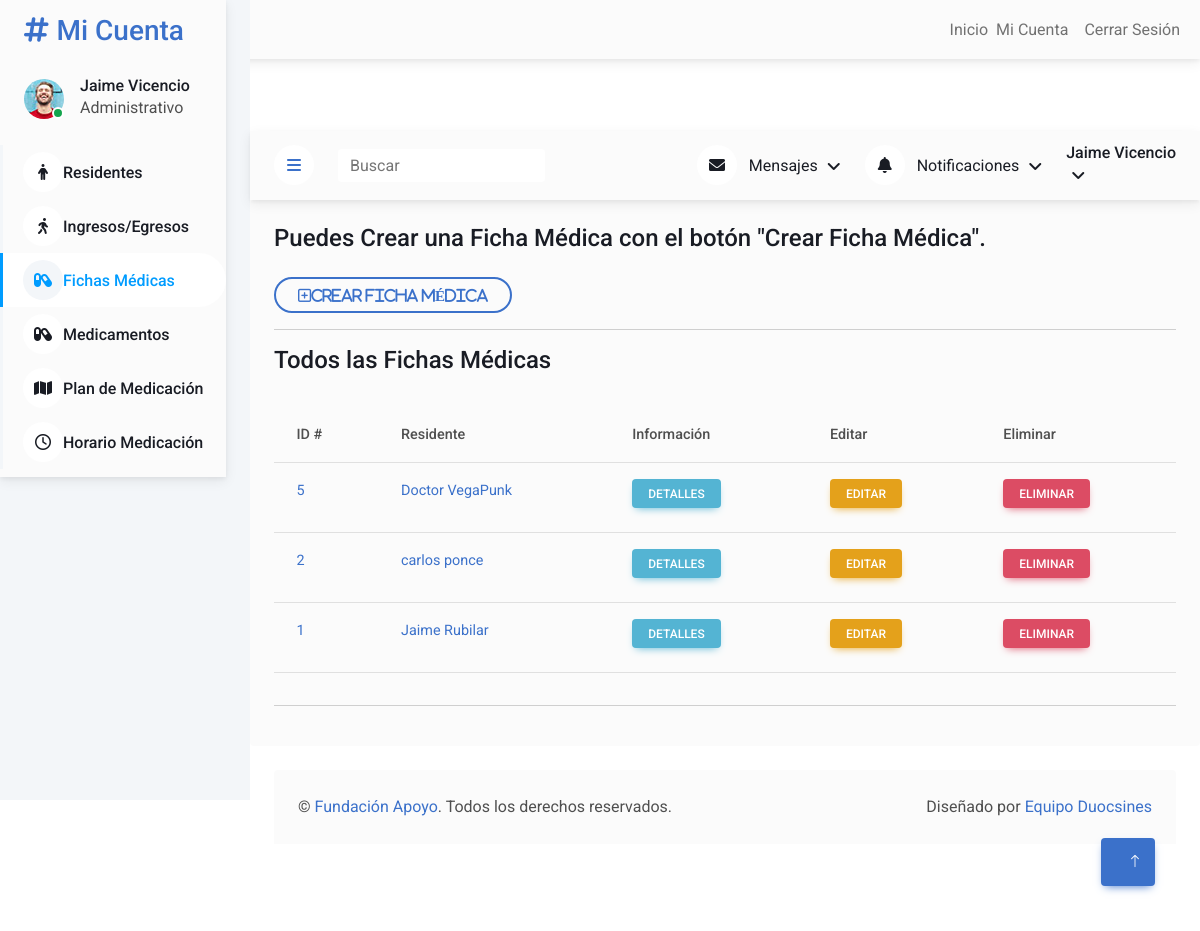
Page /users/fichamedica/ (signed in) on the committed database.
### users/models.py (models this page shows, shortened)
class FichaMedica(models.Model):
    residente = models.OneToOneField(Residente, on_delete=models.CASCADE)
    alergias = models.TextField(blank=True)
    enfermedades_cronicas = models.TextField(blank=True)
    cirugias_previas = models.TextField(blank=True)
    vacunas = models.TextField(blank=True)
    restricciones_dieteticas = models.TextField(blank=True)
    necesidades_especificas = models.TextField(blank=True)
    cuidado_especializado = models.TextField(blank=True)
    notas = models.TextField(blank=True)
    def get_update_url(self):
        return reverse("users:users-fichamedica-update", kwargs={'pk': self.pk})
    def get_detail_url(self):
        return reverse("users:users-fichamedica-detail", kwargs={'pk': self.pk})

class Residente(models.Model):
    nombre_apellido = models.CharField(max_length=100)
    rut = models.CharField(max_length=20)
    nacionalidad = models.CharField(max_length=50, default='Chileno/a')
    fecha_nacimiento = models.DateField()
    estado_civil = models.CharField(max_length=20, choices=ESTADO_CIVIL_CHOICES)
    genero = models.CharField(max_length=1, choices=GENERO_CHOICES)
    direccion = models.CharField(max_length=200)
    comuna = models.CharField(max_length=100)
    celular = models.CharField(max_length=20)
    estado_en_hogar = models.CharField(max_length=1, choices=ESTADO_EN_HOGAR_CHOICES, default='I')
    fecha_admision = models.DateField(null=True, blank=True)
    fecha_egreso = models.DateField(null=True, blank=True)
    def __str__(self):
        return self.nombre_apellido

### users/views.py (the view)
# urls.py: path('fichamedica/', FichaMedicaListView.as_view(), name='users-fichamedica-list'),
class FichaMedicaListView(LoginRequiredMixin, StaffRequiredMixin, ListView):
    model = FichaMedica
    template_name = 'users/fichamedica_list.html'
    context_object_name = 'fichasmedicas'
    def get_queryset(self):
        queryset = super().get_queryset()
        queryset = queryset.order_by('-id')
        return queryset

### users/mixins.py (called while the page is built)
    def dispatch(self, request, *args, **kwargs):
        if not request.user.is_authenticated or not request.user.is_staff:
            raise PermissionDenied
        return super().dispatch(request, *args, **kwargs)

### users/templates/users/fichamedica_list.html (shortened to what this page needs)
{% extends "users/base.html" %}
{% load static %}
{% block content %}
<div class="container-xxl position-relative bg-white d-flex p-0">
        <div class="sidebar pe-4 pb-3">
            <nav class="navbar bg-light navbar-light">
                <a href="{% url 'users:users-residente-list' %}" class="navbar-brand mx-4 mb-3">
                    <h3 class="text-primary"><i class="fa fa-hashtag me-2"></i>Mi Cuenta</h3>
                </a>
                <div class="d-flex align-items-center ms-4 mb-4">
                    <div class="position-relative">
                        <img class="rounded-circle" src="{% static 'users/img/user.jpg' %}" alt="" style="width: 40px; height: 40px;">
                        <div class="bg-success rounded-circle border border-2 border-white position-absolute end-0 bottom-0 p-1"></div>
                    </div>
                    <div class="ms-3">
                        <h6 class="mb-0"> {{ request.user.first_name|capfirst }} {{ request.user.last_name|capfirst }}</h6>
                        {% if request.user.groups.first %}
                        <span class="d-none d-lg-inline-flex">{{ request.user.groups.first.name }}</span>
                        {% else %}
                        <span class="d-none d-lg-inline-flex">Sin grupo Asignado</span>
                        {% endif %}
                    </div>
                </div>
                <div class="navbar-nav w-100">
                    <a href="{% url 'users:users-residente-list' %}" class="nav-item nav-link"><i class="fa-solid fa-person"></i>Residentes</a>
                    <a href="{% url 'users:users-residente-ingreso-egreso-list' %}" class="nav-item nav-link "><i class="fa-solid fa-person-walking"></i></i>Ingresos/Egresos</a>
                    <a href="{% url 'users:users-fichamedica-list' %}" class="nav-item nav-link active"><i class="fa-solid fa-capsules"></i>Fichas Médicas</a>
                    <a href="{% url 'users:users-medicamento-list' %}" class="nav-item nav-link "><i class="fa-solid fa-capsules"></i>Medicamentos</a>
                    <a href="{% url 'users:users-planmedicacion-list' %}" class="nav-item nav-link"><i class="fa-solid fa-map"></i></i>Plan de Medicación</a>
                    <a href="{% url 'users:users-dosismedicamento-list' %}" class="nav-item nav-link"><i class="fa-regular fa-clock"></i>Horario Medicación</a>
                </div>
            </nav>
        </div>
<div class="content">
    <nav class="navbar navbar-expand bg-light navbar-light sticky-top px-4 py-0">
        <a href="#" class="sidebar-toggler flex-shrink-0">
            <i class="fa fa-bars"></i>
        </a>
        <form class="d-none d-md-flex ms-4">
            <input class="form-control border-0" type="search" placeholder="Buscar">
        </form>
        <div class="navbar-nav align-items-center ms-auto">
            <div class="nav-item dropdown">
                <a href="#" class="nav-link dropdown-toggle" data-bs-toggle="dropdown">
                    <i class="fa fa-envelope me-lg-2"></i>
                    <span class="d-none d-lg-inline-flex">Mensajes</span>
                </a>
            </div>
            <div class="nav-item dropdown">
                <a href="#" class="nav-link dropdown-toggle" data-bs-toggle="dropdown">
                    <i class="fa fa-bell me-lg-2"></i>
                    <span class="d-none d-lg-inline-flex">Notificaciones</span>
                </a>
            </div>
            <div class="nav-item dropdown">
                <a href="#" class="nav-link dropdown-toggle" data-bs-toggle="dropdown">
                    <h6 class="mb-0"> {{ request.user.first_name|capfirst }} {{ request.user.last_name|capfirst }}</h6>
                </a>
            </div>
        </div>
    </nav>
            <div class="col-12">
                <div class="bg-light rounded h-100 p-4">
                    <h4 class="mb-4">Puedes Crear una Ficha Médica con el botón "Crear Ficha Médica".</h4>
                    <a href="{% url 'users:users-fichamedica-create' %}" class="btn btn-outline-primary btn-rounded"><i class="fa-regular fa-square-plus fa-lg"><strong>Crear Ficha Médica</strong></i></a>
                    <hr>
                        <h4 class="mb-4">Todos las Fichas Médicas</h4>
                            <div class="table-responsive">
                                <table class="table">
                                    <thead>
                                        <tr>
                                            <th scope="col">ID #</th>
                                            <th scope="col">Residente</th>
                                            <th scope="col">Información</th>
                                            <th scope="col">Editar</th>
                                            <th scope="col">Eliminar</th>
                                        </tr>
                                    </thead>
                                    <tbody>
                                    {% for object in fichasmedicas %}
                                        <tr><h6>
                                            <td><a href="{{ object.get_detail_url }}">{{ object.pk }}</a></td>
                                            <td><a href="{{ object.get_detail_url }}">{{ object.residente }}</a></td>
                                            <td><h6><a href="{{ object.get_detail_url }}" class="btn btn-sm btn-info mt-auto">Detalles</a></h6></td>
                                            <td><h6><a href="{{ object.get_update_url }}" class="btn btn-sm btn-warning mt-auto">Editar</a></h6></td>
                                            <td><h6><form method="post" action="{% url 'users:users-fichamedica-delete' object.pk %}">
                                                <button type="submit" class="btn btn-sm btn-danger mt-auto" onclick="return confirm('¿Estás seguro de eliminar la Ficha Médica?')">Eliminar</button>
                                            </form></h6></td>
                                        </tr>
                                    {% endfor %}
                                    </tbody>
                                </table>
                            </div>
                        <hr>
                </div>
            </div>
            <div class="container-fluid pt-4 px-4">
                <div class="bg-light rounded-top p-4">
                    <div class="row">
                        <div class="col-12 col-sm-6 text-center text-sm-start">
                            &copy; <a href="#">Fundación Apoyo</a>. Todos los derechos reservados.
                        </div>
                        <div class="col-12 col-sm-6 text-center text-sm-end">
                            Diseñado por <a href="#">Equipo Duocsines</a>
                        </div>
                    </div>
                </div>
            </div>
        </div>
    <a href="#" class="btn btn-lg btn-primary btn-lg-square back-to-top"><i class="bi bi-arrow-up"></i></a>
</div>
{% endblock content %}

### users/static/users/css/style.css (style rules this page uses)
:root { --primary: #009CFF; --light: #F3F6F9; --dark: #191C24; }
.back-to-top { position: fixed; display: none; right: 45px; bottom: 45px; z-index: 99; }
.btn { transition: .5s; }
.btn.btn-primary { color: #FFFFFF; }
.btn-lg-square { width: 48px; height: 48px; }
.btn-square, .btn-sm-square, .btn-lg-square { padding: 0; display: inline-flex; align-items: center; justify-content: center; font-weight: normal; border-radius: 50px; }
.sidebar { position: fixed; top: 0; left: 0; bottom: 0; width: 250px; height: 100vh; overflow-y: auto; background: var(--light); transition: 0.5s; z-index: 999; }
.content { margin-left: 250px; min-height: 100vh; background: #FFFFFF; transition: 0.5s; }
@media (min-width: 992px) { .sidebar { margin-left: 0; } }
@media (min-width: 992px) { .content { width: calc(100% - 250px); } }
.sidebar .navbar .navbar-nav .nav-link { padding: 7px 20px; color: var(--dark); font-weight: 500; border-left: 3px solid var(--light); border-radius: 0 30px 30px 0; outline: none; }
.sidebar .navbar .navbar-nav .nav-link:hover, .sidebar .navbar .navbar-nav .nav-link.active { color: var(--primary); background: #FFFFFF; border-color: var(--primary); }
.sidebar .navbar .navbar-nav .nav-link i { width: 40px; height: 40px; display: inline-flex; align-items: center; justify-content: center; background: #FFFFFF; border-radius: 40px; }
.sidebar .navbar .navbar-nav .nav-link:hover i, .sidebar .navbar .navbar-nav .nav-link.active i { background: var(--light); }
.content .navbar .navbar-nav .nav-link { margin-left: 25px; padding: 12px 0; color: var(--dark); outline: none; }
.content .navbar .sidebar-toggler, .content .navbar .navbar-nav .nav-link i { width: 40px; height: 40px; display: inline-flex; align-items: center; justify-content: center; background: #FFFFFF; border-radius: 40px; }
.content .navbar .dropdown-toggle::after { margin-left: 6px; vertical-align: middle; border: none; content: "\f107"; font-family: "Font Awesome 5 Free"; font-weight: 900; transition: .5s; }

### rows in the picture
FichaMedica: pk "5", residente "Doctor VegaPunk"
FichaMedica: pk "2", residente "carlos ponce"
FichaMedica: pk "1", residente "Jaime Rubilar"

### other values in the picture
{{ request.user.first_name|capfirst }} "Jaime"
{{ request.user.last_name|capfirst }} "Vicencio"
{{ request.user.groups.first.name }} "Administrativo"
